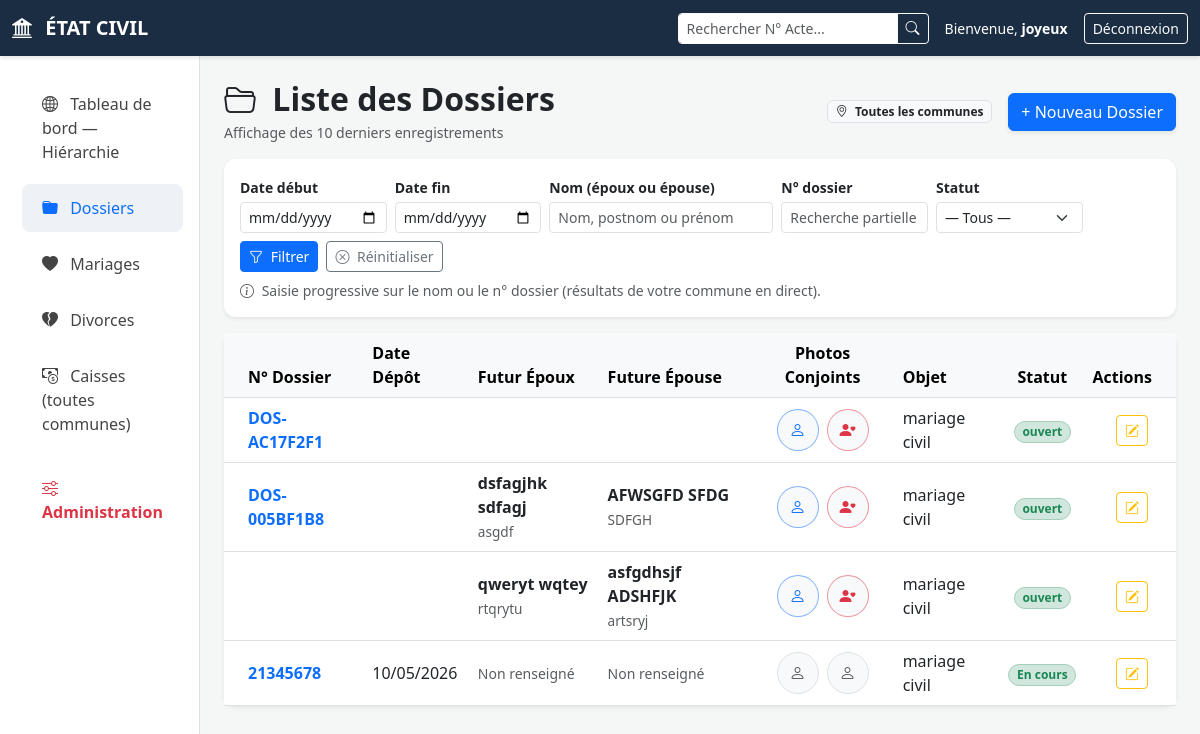
Page /dossiers/ (signed in) on the earlier database version.
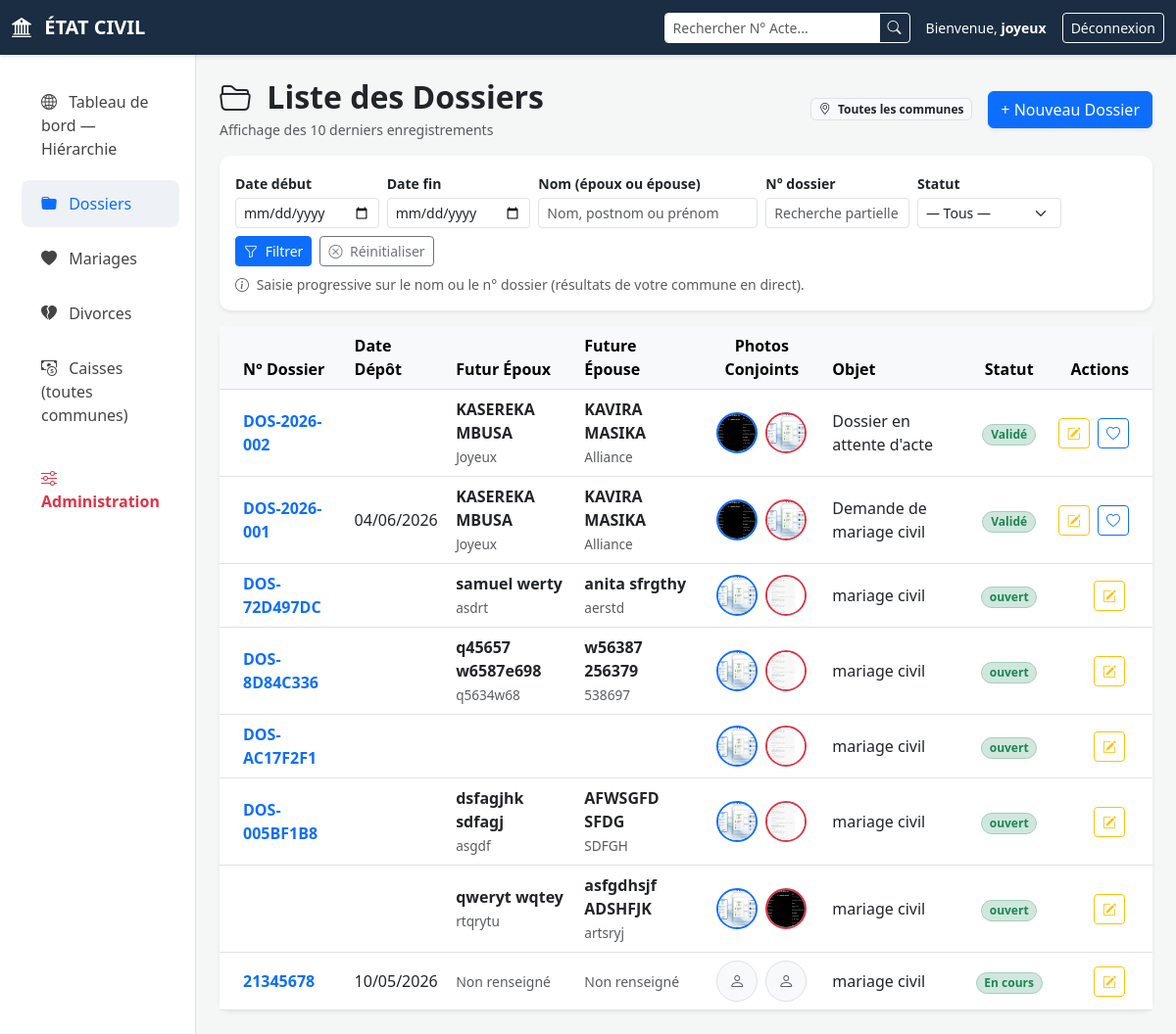
Same page on the later database version.
### mariage/models.py (models this page shows, shortened)
class Dossier(models.Model):
    STATUS_CHOICES = [
        ('en_attente', 'En attente'),
        ('en_cours', 'En cours'),
        ('valide', 'Validé'),
        ('rejete', 'Rejeté'),
    ]
    numero_dossier = models.CharField(max_length=50, unique=True)
    commune_enregistrement = models.ForeignKey(
        Commune,
        on_delete=models.CASCADE,
        related_name='dossiers_enregistres',
        null=True,  # Permet aux anciens dossiers de ne pas avoir de commune en BDD
        blank=True  # Permet de laisser le champ vide dans les formulaires si besoin
    )
    epoux = models.ForeignKey(Epoux, on_delete=models.CASCADE, related_name='dossiers_epoux', null=True, blank=True)
    epouse = models.ForeignKey(Epouse, on_delete=models.CASCADE, related_name='dossiers_epouse', null=True, blank=True)
    date_depot = models.DateField(null=True, blank=True)
    objet = models.CharField(max_length=255, null=True, blank=True)
    statut = models.CharField(max_length=20, choices=STATUS_CHOICES, default='en_attente')
    utilisateur = models.ForeignKey(Utilisateur, on_delete=models.CASCADE)
    date_creation = models.DateTimeField(auto_now_add=True)
    date_mise_a_jour = models.DateTimeField(auto_now=True)
    celebre_a_mairie = models.BooleanField(
        default=False,
        help_text="Mariage célébré à la mairie (hôtel de ville) plutôt qu'en commune.",
    )

class Epoux(models.Model):
    nom = models.CharField(max_length=100)
    post_nom = models.CharField(max_length=100)
    prenom = models.CharField(max_length=100)
    commune_residence = models.ForeignKey(Commune, on_delete=models.SET_NULL, null=True)
    piece_identite = models.CharField(max_length=100)
    numero_piece = models.CharField(max_length=100, unique=True)
    photo_carte = models.ImageField(upload_to='cartes_identite/', null=True, blank=True)
    telephone = models.CharField(max_length=20)
    empreinte_digitale = models.OneToOneField(EmpreinteDigitale, on_delete=models.SET_NULL, null=True, blank=True)
    reconnaissance_faciale = models.OneToOneField(
        ReconnaissanceFaciale, on_delete=models.SET_NULL, null=True, blank=True
    )
    profession = models.CharField(max_length=150, null=True, blank=True)
    nom_pere = models.CharField(max_length=100, null=True, blank=True)
    nom_mere = models.CharField(max_length=100, null=True, blank=True)
    date_naissance = models.DateField(null=True, blank=True)
    lieu_naissance = models.CharField(max_length=150, null=True, blank=True)
    nationalite = models.CharField(max_length=100, null=True, blank=True)
    numero_parcelle = models.CharField(max_length=150, null=True, blank=True)
    cellule = models.CharField(max_length=150, null=True, blank=True)
    quartier = models.CharField(max_length=150, null=True, blank=True)
    ville_origine = models.CharField(max_length=150, null=True, blank=True)
    date_delivrance = models.DateField(null=True, blank=True) # CORRIGÉ : DateField avec majuscule
    lieu_delivrance = models.CharField(max_length=150, null=True, blank=True)
    photo = models.ImageField(upload_to='photos/epoux/', blank=True, null=True)
    @property
    def photo_affichage(self):
        return photo_conjoint_affichage(self)

class Epouse(models.Model):
    nom = models.CharField(max_length=100)
    post_nom = models.CharField(max_length=100)
    prenom = models.CharField(max_length=100)
    commune_residence = models.ForeignKey(Commune, on_delete=models.SET_NULL, null=True)
    piece_identite = models.CharField(max_length=100)
    numero_piece = models.CharField(max_length=100, unique=True)
    photo_carte = models.ImageField(upload_to='cartes_identite/', null=True, blank=True)
    telephone = models.CharField(max_length=20)
    empreinte_digitale = models.OneToOneField(EmpreinteDigitale, on_delete=models.SET_NULL, null=True, blank=True)
    reconnaissance_faciale = models.OneToOneField(
        ReconnaissanceFaciale, on_delete=models.SET_NULL, null=True, blank=True
    )
    profession = models.CharField(max_length=150, null=True, blank=True)
    nom_pere = models.CharField(max_length=100, null=True, blank=True)
    nom_mere = models.CharField(max_length=100, null=True, blank=True)
    date_naissance = models.DateField(null=True, blank=True)
    lieu_naissance = models.CharField(max_length=150, null=True, blank=True)
    nationalite = models.CharField(max_length=100, null=True, blank=True)
    numero_parcelle = models.CharField(max_length=150, null=True, blank=True)
    cellule = models.CharField(max_length=150, null=True, blank=True)
    quartier = models.CharField(max_length=150, null=True, blank=True)
    ville_origine = models.CharField(max_length=150, null=True, blank=True)
    date_delivrance = models.DateField(null=True, blank=True) # CORRIGÉ : DateField avec majuscule
    lieu_delivrance = models.CharField(max_length=150, null=True, blank=True)
    photo = models.ImageField(upload_to='photos/epouse/', blank=True, null=True)
    @property
    def photo_affichage(self):
        return photo_conjoint_affichage(self)

### mariage/views.py (the view)
# urls.py: path('dossiers/', views.DossierListView.as_view(), name='dossier_list'),
class DossierListView(SmartSecurityMixin, ListView):
    allowed_roles = ['OPERATEUR', 'OFFICIER', 'BOURGMESTRE', 'MAIRE', 'HIERARCHIE']
    model = Dossier
    template_name = 'mariage/dossiers/dossier_list.html'
    context_object_name = 'dossiers'
    limite_defaut = 10
    def get_queryset(self):
        params = lire_parametres_filtre(self.request)
        return queryset_dossiers_liste(
            self.request.user, params, limite_defaut=self.limite_defaut
        )
    def get_context_data(self, **kwargs):
        context = super().get_context_data(**kwargs)
        params = lire_parametres_filtre(self.request)
        context.update(contexte_filtres_liste(
            self.request, params, 'dossier', self.limite_defaut, self.request.user
        ))
        nouveau_id = self.request.GET.get('nouveau', '').strip()
        if nouveau_id.isdigit():
            context['dossier_nouveau_id'] = int(nouveau_id)
        return context

### mariage/templates/mariage/dossiers/dossier_list.html (shortened to what this page needs)
{% extends 'mariage/base.html' %}
{% load static %}
{% block content %}
<div class="d-flex justify-content-between align-items-center mb-3">
    <div>
        <h2 class="fw-bold mb-1"><i class="bi bi-folder2-open me-2"></i> Liste des Dossiers</h2>
        <p class="text-muted mb-0 small" id="dossier-list-sous-titre">{{ sous_titre_liste }}</p>
    </div>
    <div class="d-flex align-items-center gap-3">
        {% if filtre_commune_label %}
        <span class="badge bg-light text-dark border"><i class="bi bi-geo-alt me-1"></i> {{ filtre_commune_label }}</span>
        {% endif %}
        <a href="{% url 'dossier_create' %}" class="btn btn-primary shadow-sm">+ Nouveau Dossier</a>
    </div>
</div>
{% include 'mariage/partials/filtre_liste.html' %}
<div class="card shadow-sm border-0">
    <div class="card-body p-0">
        <div class="table-responsive">
            <table class="table table-hover align-middle mb-0">
                <thead class="table-light">
                    <tr>
                        <th class="ps-4">N° Dossier</th>
                        <th>Date Dépôt</th>
                        <th>Futur Époux</th>
                        <th>Future Épouse</th>
                        <th class="text-center">Photos Conjoints</th>
                        <th>Objet</th>
                        <th class="text-center">Statut</th>
                        <th class="text-end pe-4">Actions</th>
                    </tr>
                </thead>
                <tbody id="dossier-list-tbody">
                    {% include 'mariage/partials/dossier_list_rows.html' %}
                </tbody>
            </table>
        </div>
    </div>
</div>
{% endblock %}

### mariage/templates/mariage/base.html (shortened to what this page needs)
{% load static %}
<!DOCTYPE html>
<html lang="fr">
<head>
    <link href="https://cdn.jsdelivr.net/npm/bootstrap@5.3.0/dist/css/bootstrap.min.css" rel="stylesheet">
    <link rel="stylesheet" href="https://cdn.jsdelivr.net/npm/bootstrap-icons@1.11.0/font/bootstrap-icons.css">
    <link rel="stylesheet" href="{% static 'mariage/css/style.css' %}">
</head>
<body>
    <nav class="navbar navbar-expand-lg navbar-dark navbar-custom sticky-top">
        <div class="container-fluid">
            <a class="navbar-brand fw-bold" href="{% if url_accueil_user %}{{ url_accueil_user }}{% else %}{% url 'dashboard' %}{% endif %}"><i class="bi bi-bank2 me-2"></i> ÉTAT CIVIL</a>
            {% if role_utilisateur_court != 'CITOYEN' and role_utilisateur_court != 'CONJOINT' %}
            <form class="d-flex ms-auto me-3 d-print-none" action="{% url 'quick_search' %}" method="get" style="max-width: 300px;">
                <div class="input-group input-group-sm">
                    <input type="text" name="q" class="form-control border-light" placeholder="Rechercher N° Acte..." aria-label="Rechercher">
                    <button class="btn btn-outline-light" type="submit">
                        <i class="bi bi-search"></i>
                    </button>
                </div>
            </form>
            {% endif %}
            <div class="d-flex align-items-center text-white small">
                <span>Bienvenue, <strong>{{ user.username }}</strong></span>
                <form action="{% url 'logout' %}" method="post" class="ms-3 m-0">
                    <button type="submit" class="btn btn-sm btn-outline-light">Déconnexion</button>
                </form>
            </div>
        </div>
    </nav>
    <div class="container-fluid">
        <div class="row">
            <nav class="col-md-2 d-none d-md-block sidebar">
                <ul class="nav flex-column">
                    {% for item in menu_items %}
                    <li class="nav-item">
                        <a class="nav-link {% for key in item.active_keys %}{% if key in request.resolver_match.url_name %}active{% endif %}{% endfor %}"
                           href="{% url item.url_name %}">
                            <i class="bi {{ item.icon }} me-2"></i> {{ item.label }}
                        </a>
                    </li>
                    {% empty %}
                    <li class="nav-item">
                        <a class="nav-link" href="{% url 'dashboard' %}"><i class="bi bi-speedometer2 me-2"></i> Accueil</a>
                    </li>
                    {% endfor %}
                    {% if user.is_superuser %}
                        <li class="nav-item mt-2">
                            <a class="nav-link text-danger fw-bold" href="/admin/" target="_blank">
                                <i class="bi bi-sliders me-2"></i> Administration
                            </a>
                        </li>
                    {% endif %}
                </ul>
            </nav>
            <main class="col-md-10 ms-sm-auto px-md-4 py-4 main-content">
                <div id="toast-container" class="position-fixed top-0 end-0 p-3"></div>
                {% block content %}{% endblock %}
            </main>
        </div>
    </div>
</body>

### mariage/templates/mariage/partials/dossier_list_rows.html (shortened to what the changed rows need)
{% for dossier in dossiers %}
<tr{% if dossier_nouveau_id == dossier.pk %} class="table-success" id="dossier-nouveau-ligne"{% endif %}>
    <td class="ps-4 fw-bold">
        <a href="{% url 'dossier_edit' dossier.id %}" class="text-primary text-decoration-none">{{ dossier.numero_dossier }}</a>
    </td>
    <td>{{ dossier.date_depot|date:"d/m/Y" }}</td>
    <td>
        {% if dossier.epoux %}
            <span class="fw-semibold text-dark d-block">{{ dossier.epoux.nom }} {{ dossier.epoux.post_nom }}</span>
            <small class="text-muted" style="font-size: 0.85rem;">{{ dossier.epoux.prenom }}</small>
        {% else %}
            <span class="text-muted small italic">Non renseigné</span>
        {% endif %}
    </td>
    <td>
        {% if dossier.epouse %}
            <span class="fw-semibold text-dark d-block">{{ dossier.epouse.nom }} {{ dossier.epouse.post_nom }}</span>
            <small class="text-muted" style="font-size: 0.85rem;">{{ dossier.epouse.prenom }}</small>
        {% else %}
            <span class="text-muted small italic">Non renseigné</span>
        {% endif %}
    </td>
    <td class="text-center">
        <div class="d-flex justify-content-center gap-2">
            {% if dossier.epoux %}
                {% if dossier.epoux.photo_affichage %}
                    <img src="{{ dossier.epoux.photo_affichage.url }}" alt="Photo époux"
                         class="rounded-circle border border-2 border-primary photo-conjoint-thumb"
                         style="width: 42px; height: 42px; object-fit: cover; cursor: pointer;"
                         title="Cliquer pour agrandir — Époux: {{ dossier.epoux.nom }} {{ dossier.epoux.prenom }}"
                         role="button" tabindex="0"
                         data-photo-url="{{ dossier.epoux.photo_affichage.url }}"
                         data-photo-label="Futur Époux — {{ dossier.epoux.nom }} {{ dossier.epoux.post_nom }} {{ dossier.epoux.prenom }}">
                {% else %}
                    <div class="rounded-circle bg-light d-flex align-items-center justify-content-center border border-primary border-opacity-50" style="width: 42px; height: 42px;" title="Pas de photo époux">
                        <i class="bi bi-person text-primary"></i>
                    </div>
                {% endif %}
            {% else %}
                <div class="rounded-circle bg-light d-flex align-items-center justify-content-center border" style="width: 42px; height: 42px;"><i class="bi bi-person text-muted"></i></div>
            {% endif %}
            {% if dossier.epouse %}
                {% if dossier.epouse.photo_affichage %}
                    <img src="{{ dossier.epouse.photo_affichage.url }}" alt="Photo épouse"
                         class="rounded-circle border border-2 border-danger photo-conjoint-thumb"
                         style="width: 42px; height: 42px; object-fit: cover; cursor: pointer;"
                         title="Cliquer pour agrandir — Épouse: {{ dossier.epouse.nom }} {{ dossier.epouse.prenom }}"
                         role="button" tabindex="0"
                         data-photo-url="{{ dossier.epouse.photo_affichage.url }}"
                         data-photo-label="Future Épouse — {{ dossier.epouse.nom }} {{ dossier.epouse.post_nom }} {{ dossier.epouse.prenom }}">
                {% else %}
                    <div class="rounded-circle bg-light d-flex align-items-center justify-content-center border border-danger border-opacity-50" style="width: 42px; height: 42px;" title="Pas de photo épouse">
                        <i class="bi bi-person-heart text-danger"></i>
                    </div>
                {% endif %}
            {% else %}
                <div class="rounded-circle bg-light d-flex align-items-center justify-content-center border" style="width: 42px; height: 42px;"><i class="bi bi-person text-muted"></i></div>
            {% endif %}
        </div>
    </td>
    <td>{{ dossier.objet|default:"mariage civil" }}</td>
    <td class="text-center">
        <span class="badge rounded-pill {% if dossier.statut == 'valide' or dossier.statut == 'en_cours' or dossier.statut == 'Ouvert' or dossier.statut == 'ouvert' %}bg-success-subtle text-success border border-success-subtle{% else %}bg-warning-subtle text-warning border border-warning-subtle{% endif %}">
            {{ dossier.get_statut_display|default:dossier.statut }}
        </span>
    </td>
    <td class="text-end pe-4 text-nowrap">
        <a href="{% url 'dossier_edit' dossier.id %}" class="btn btn-sm btn-outline-warning me-1" title="Modifier le dossier">
            <i class="bi bi-pencil-square"></i>
        </a>
        {% if dossier.statut == 'valide' %}
        <a href="{% url 'mariage_create' %}?dossier={{ dossier.id }}" class="btn btn-sm btn-outline-primary" title="Célébrer">
            <i class="bi bi-heart"></i>
        </a>
        {% endif %}
    </td>
</tr>
{% endfor %}

Differences in the rows shown:
added Dossier: numero_dossier "DOS-2026-002", epoux.nom "KASEREKA", epoux.post_nom "MBUSA", epoux.prenom "Joyeux", epouse.nom "KAVIRA", epouse.post_nom "MASIKA", epouse.prenom "Alliance", epoux.photo_affichage (picture), epouse.photo_affichage (picture), objet "Dossier en attente d'acte", statut "Validé"
added Dossier: numero_dossier "DOS-2026-001", date_depot "04/06/2026", epoux.nom "KASEREKA", epoux.post_nom "MBUSA", epoux.prenom "Joyeux", epouse.nom "KAVIRA", epouse.post_nom "MASIKA", epouse.prenom "Alliance", epoux.photo_affichage (picture), epouse.photo_affichage (picture), objet "Demande de mariage civil", statut "Validé"
added Dossier: numero_dossier "DOS-72D497DC", epoux.nom "samuel", epoux.post_nom "werty", epoux.prenom "asdrt", epouse.nom "anita", epouse.post_nom "sfrgthy", epouse.prenom "aerstd", epoux.photo_affichage (picture), epouse.photo_affichage (picture), objet "mariage civil", statut "ouvert"
added Dossier: numero_dossier "DOS-8D84C336", epoux.nom "q45657", epoux.post_nom "w6587e698", epoux.prenom "q5634w68", epouse.nom "w56387", epouse.post_nom "256379", epouse.prenom "538697", epoux.photo_affichage (picture), epouse.photo_affichage (picture), objet "mariage civil", statut "ouvert"
changed through a linked row, Dossier "DOS-AC17F2F1": epoux.photo_affichage: picture added; epouse.photo_affichage: picture added
changed through a linked row, Dossier "DOS-005BF1B8": epoux.photo_affichage: picture added; epouse.photo_affichage: picture added
changed through a linked row, Dossier "qweryt": epoux.photo_affichage: picture added; epouse.photo_affichage: picture added
